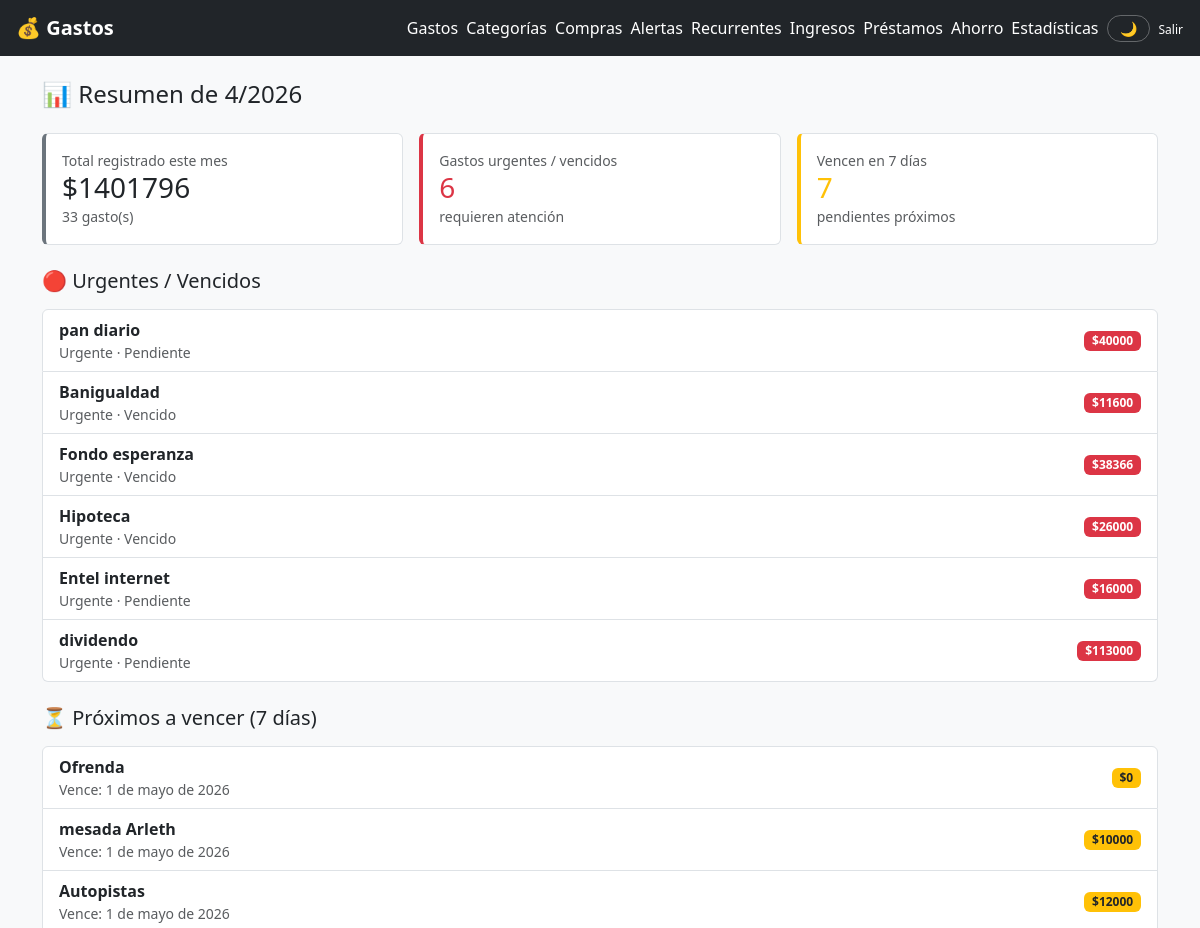
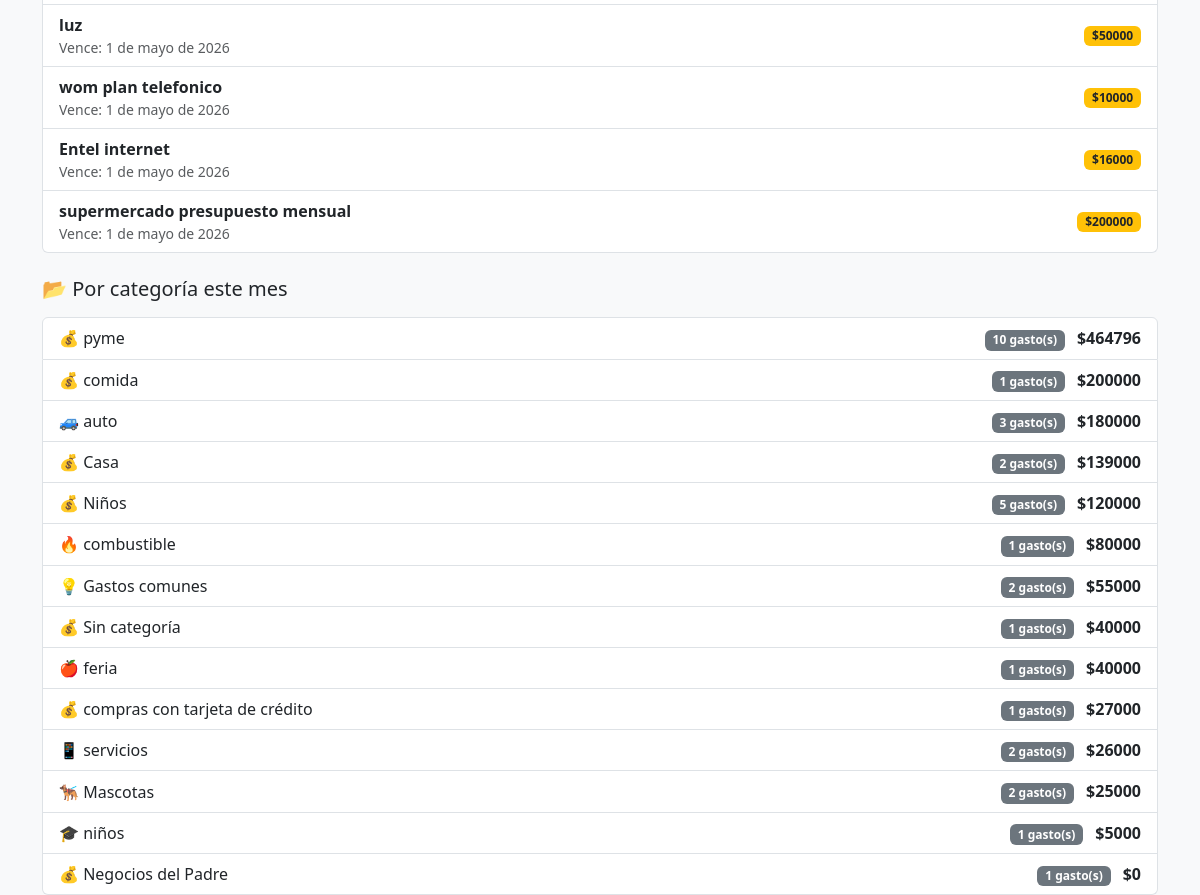
The app's page / (signed in) with its own data (2 pictures, top to bottom).
### gastos/models.py (models this page shows, shortened)
class Gasto(models.Model):
    PRIORIDAD_CHOICES = [
        ('urgente', 'Urgente'),
        ('alta', 'Alta'),
        ('normal', 'Normal'),
        ('postergable', 'Postergable'),
    ]
    ESTADO_CHOICES = [
        ('pendiente', 'Pendiente'),
        ('pagado', 'Pagado'),
        ('vencido', 'Vencido'),
    ]
    usuario = models.ForeignKey(User, on_delete=models.CASCADE, related_name='gastos')
    descripcion = models.CharField(max_length=200)
    monto = models.DecimalField(max_digits=12, decimal_places=0, null=True, blank=True)
    categoria = models.ForeignKey(Categoria, on_delete=models.SET_NULL, null=True, blank=True)
    fecha = models.DateField(default=timezone.now)
    fecha_vencimiento = models.DateField(null=True, blank=True)
    prioridad = models.CharField(max_length=20, choices=PRIORIDAD_CHOICES, default='normal')
    estado = models.CharField(max_length=20, choices=ESTADO_CHOICES, default='pendiente')
    notas = models.TextField(blank=True)
    creado_en = models.DateTimeField(auto_now_add=True)
    actualizado_en = models.DateTimeField(auto_now=True)
    class Meta:
        ordering = ['-fecha', '-creado_en']

class Categoria(models.Model):
    nombre = models.CharField(max_length=100)
    icono = models.CharField(max_length=10, default='💰')
    color = models.CharField(max_length=7, default='#6366f1')
    class Meta:
        verbose_name_plural = 'categorías'
        ordering = ['nombre']

### gastos/views.py (the view)
# urls.py: path('', views.inicio, name='inicio'),
@login_required
def inicio(request):
    hoy = timezone.now().date()
    services.generar_gastos_del_mes(request.user)
    services.actualizar_estados_vencidos()
    services.actualizar_estados_prestamos_vencidos()
    return render(request, 'gastos/inicio.html', {
        'proximos': services.gastos_proximos_a_vencer(request.user, dias=7),
        'urgentes': services.gastos_urgentes(request.user),
        'resumen': services.resumen_mensual(request.user, hoy.year, hoy.month),
    })

### gastos/services.py (called while the page is built, shortened)
def actualizar_estados_vencidos():
    hoy = timezone.now().date()
    return Gasto.objects.filter(
        estado='pendiente',
        fecha_vencimiento__lt=hoy
    ).update(estado='vencido')

def resumen_mensual(usuario, año, mes):
    gastos = Gasto.objects.filter(
        usuario=usuario,
        fecha__year=año,
        fecha__month=mes
    )
    total = gastos.aggregate(total=Sum('monto'))['total'] or Decimal('0')
    por_categoria = (
        gastos.values('categoria__nombre', 'categoria__icono')
        .annotate(subtotal=Sum('monto'), cantidad=Count('id'))
        .order_by('-subtotal')
    )
    return {
        'año': año,
        'mes': mes,
        'total': total,
        'por_categoria': list(por_categoria),
        'cantidad_gastos': gastos.count(),
    }

def gastos_proximos_a_vencer(usuario, dias=7):
    hoy = timezone.now().date()
    limite = hoy + timezone.timedelta(days=dias)
    return Gasto.objects.filter(
        usuario=usuario,
        estado='pendiente',
        fecha_vencimiento__isnull=False,
        fecha_vencimiento__range=(hoy, limite),
    ).order_by('fecha_vencimiento')

def gastos_urgentes(usuario):
    return Gasto.objects.filter(
        usuario=usuario,
        prioridad__in=['urgente', 'alta'],
        estado__in=['pendiente', 'vencido'],
    ).order_by('prioridad', 'fecha_vencimiento')

def generar_gastos_del_mes(usuario):
    hoy = timezone.now().date()
    generados = 0
    pagos = PagoRecurrente.objects.filter(usuario=usuario, activo=True)
    for pago in pagos:
        if pago.total_cuotas and pago.cuotas_pagadas >= pago.total_cuotas:
            pago.activo = False
            pago.save(update_fields=['activo'])
            continue
        if pago.frecuencia == 'semanal':
            if pago.dia_semana is None:
                continue
            fecha_vencimiento = hoy
        else:
            if pago.dia_pago is None:
                continue
            dia = min(pago.dia_pago, 28)
            fecha_vencimiento = hoy.replace(day=dia)
        ya_existe = Gasto.objects.filter(
            usuario=usuario,
            descripcion=pago.descripcion,
            fecha__year=hoy.year,
            fecha__month=hoy.month,
        ).exists()
    return generados

def actualizar_estados_prestamos_vencidos():
    hoy = timezone.now().date()
    return Prestamo.objects.filter(
        estado='vigente',
        fecha_vencimiento__lt=hoy,
    ).update(estado='vencido')

### templates/gastos/inicio.html (shortened to what this page needs)
{% extends 'gastos/base.html' %}
{% block contenido %}
<h4 class="mb-4">📊 Resumen de {{ resumen.mes }}/{{ resumen.año }}</h4>
<div class="row g-3 mb-4">
    <div class="col-md-4">
        <div class="card h-100" style="border-left: 4px solid #6c757d;">
            <div class="card-body">
                <small class="text-muted d-block">Total registrado este mes</small>
                <h3 class="mb-0">${{ resumen.total|floatformat:0 }}</h3>
                <small class="text-muted">{{ resumen.cantidad_gastos }} gasto(s)</small>
            </div>
        </div>
    </div>
    <div class="col-md-4">
        <div class="card h-100" style="border-left: 4px solid #dc3545;">
            <div class="card-body">
                <small class="text-muted d-block">Gastos urgentes / vencidos</small>
                <h3 class="mb-0 text-danger">{{ urgentes.count }}</h3>
                <small class="text-muted">requieren atención</small>
            </div>
        </div>
    </div>
    <div class="col-md-4">
        <div class="card h-100" style="border-left: 4px solid #ffc107;">
            <div class="card-body">
                <small class="text-muted d-block">Vencen en 7 días</small>
                <h3 class="mb-0 text-warning">{{ proximos.count }}</h3>
                <small class="text-muted">pendientes próximos</small>
            </div>
        </div>
    </div>
</div>
{% if urgentes %}
<h5 class="mb-3">🔴 Urgentes / Vencidos</h5>
<ul class="list-group mb-4">
    {% for g in urgentes %}
    <li class="list-group-item d-flex justify-content-between align-items-center">
        <div>
            <strong>{{ g.descripcion }}</strong>
            <small class="text-muted d-block">{{ g.get_prioridad_display }} · {{ g.get_estado_display }}</small>
        </div>
        <span class="badge bg-danger">${{ g.monto|floatformat:0 }}</span>
    </li>
    {% endfor %}
</ul>
{% endif %}
{% if proximos %}
<h5 class="mb-3">⏳ Próximos a vencer (7 días)</h5>
<ul class="list-group mb-4">
    {% for g in proximos %}
    <li class="list-group-item d-flex justify-content-between align-items-center">
        <div>
            <strong>{{ g.descripcion }}</strong>
            <small class="text-muted d-block">Vence: {{ g.fecha_vencimiento }}</small>
        </div>
        <span class="badge" style="background:#ffc107;color:#212529;">${{ g.monto|floatformat:0 }}</span>
    </li>
    {% endfor %}
</ul>
{% endif %}
{% if resumen.por_categoria %}
<h5 class="mb-3">📂 Por categoría este mes</h5>
<ul class="list-group">
    {% for cat in resumen.por_categoria %}
    <li class="list-group-item d-flex justify-content-between align-items-center">
        <span>{{ cat.categoria__icono|default:"💰" }} {{ cat.categoria__nombre|default:"Sin categoría" }}</span>
        <span>
            <span class="badge bg-secondary me-2">{{ cat.cantidad }} gasto(s)</span>
            <strong>${{ cat.subtotal|floatformat:0 }}</strong>
        </span>
    </li>
    {% endfor %}
</ul>
{% endif %}
{% endblock %}

### templates/gastos/base.html (style rules this page uses)
:root { --bg-body: #f8f9fa; --bg-card: #ffffff; --bg-navbar: #212529; --text-body: #212529; --text-muted: #6c757d; --border-color: #dee2e6; --table-bg: #ffffff; --table-hover: #f5f5f5; }
body { background-color: var(--bg-body); color: var(--text-body); transition: background-color 0.3s ease, color 0.3s ease; }
.card { background-color: var(--bg-card); border-color: var(--border-color); }

### records on screen
Gasto: descripcion "pan diario", prioridad "Urgente", estado "Pendiente", monto "40000"
Gasto: descripcion "Banigualdad", prioridad "Urgente", estado "Vencido", monto "11600"
Gasto: descripcion "Fondo esperanza", prioridad "Urgente", estado "Vencido", monto "38366"
Gasto: descripcion "Hipoteca", prioridad "Urgente", estado "Vencido", monto "26000"
Gasto: descripcion "Entel internet", prioridad "Urgente", estado "Pendiente", monto "16000", fecha_vencimiento "1 de mayo de 2026"
Gasto: descripcion "dividendo", prioridad "Urgente", estado "Pendiente", monto "113000"
Gasto: descripcion "Ofrenda", fecha_vencimiento "1 de mayo de 2026", monto "0"
Gasto: descripcion "mesada Arleth", fecha_vencimiento "1 de mayo de 2026", monto "10000"
Gasto: descripcion "Autopistas", fecha_vencimiento "1 de mayo de 2026", monto "12000"
Gasto: descripcion "luz", fecha_vencimiento "1 de mayo de 2026", monto "50000"
Gasto: descripcion "wom plan telefonico", fecha_vencimiento "1 de mayo de 2026", monto "10000"
Gasto: descripcion "supermercado presupuesto mensual", fecha_vencimiento "1 de mayo de 2026", monto "200000"
Categoria: categoria__icono "💰", categoria__nombre "pyme", cantidad "10", subtotal "464796"
Categoria: categoria__icono "💰", categoria__nombre "comida", cantidad "1", subtotal "200000"
Categoria: categoria__icono "🚙", categoria__nombre "auto", cantidad "3", subtotal "180000"
Categoria: categoria__icono "💰", categoria__nombre "Casa", cantidad "2", subtotal "139000"
Categoria: categoria__icono "🔥", categoria__nombre "combustible", cantidad "1", subtotal "80000"
Categoria: categoria__icono "💡", categoria__nombre "Gastos comunes", cantidad "2", subtotal "55000"
Categoria: categoria__icono "🍎", categoria__nombre "feria", cantidad "1", subtotal "40000"
Categoria: categoria__icono "💰", categoria__nombre "compras con tarjeta de crédito", cantidad "1", subtotal "27000"
Categoria: categoria__icono "📱", categoria__nombre "servicios", cantidad "2", subtotal "26000"
Categoria: categoria__icono "🐕‍🦺", categoria__nombre "Mascotas", cantidad "2", subtotal "25000"
Categoria: categoria__icono "🎓", categoria__nombre "niños", cantidad "1", subtotal "5000"
Categoria: categoria__icono "💰", categoria__nombre "Negocios del Padre", cantidad "1", subtotal "0"

### other values on screen
{{ resumen.mes }} "4"
{{ resumen.año }} "2026"
{{ resumen.total|floatformat:0 }} "1401796"
{{ resumen.cantidad_gastos }} "33"
{{ urgentes.count }} "6"
{{ proximos.count }} "7"
{{ cat.categoria__icono|default:"💰" }} "💰" "💰"
{{ cat.categoria__nombre|default:"Sin categoría" }} "Niños" "Sin categoría"
{{ cat.cantidad }} "5" "1"
{{ cat.subtotal|floatformat:0 }} "120000" "40000"
